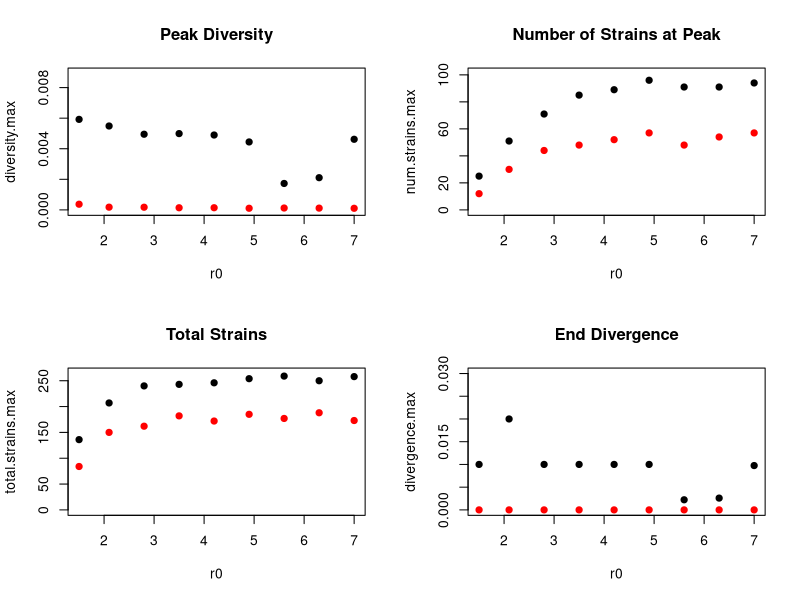

The R source for this figure:
r0 <- c(7, 6.3, 5.6, 4.9, 4.2, 3.5, 2.8 , 2.1, 1.4)

r0 <- c(1.5, 2.1, 2.8, 3.5, 4.2, 4.9, 5.6, 6.3, 7)

divergence.min <- c(0 ,0,	0,	0,	0,	0,	0,	0,	0)
divergence.max <- c(0.01,  0.02,	0.01,	0.01,	0.01,	0.01,	0.002222222,	0.002592593,	0.00975)

diversity.min <- c(0.000370482,  0.000177693,	0.00017418,	0.000139108,	0.000140816,	0.000106408,	0.000122269,	0.000115296,	0.000104155)
diversity.max <- c(0.005921141,  0.005487772,	0.00494898,	0.004990548,	0.004897959,	0.004444444,	0.001728395,	0.002106324,	0.00461875)

num.strains.min <- c(12,  30,	44,	48,	52,	57,	48,	54,	57)
num.strains.max <- c(25,  51,	71,	85,	89,	96,	91,	91,	94)

total.strains.min <- c(84,  150,	162,	182,	172,	185,	177,	188,	173)
total.strains.max <- c(136,  207,	240,	243,	246,	254,	259, 250,	258)

par(mfrow = c(2,2))

plot(r0, diversity.max, pch = 19, ylim = c(0, max(diversity.max)+.003), main = "Peak Diversity")
points(r0, diversity.min, pch = 19, col = "red")

plot(r0, num.strains.max, pch = 19, ylim = c(0, max(num.strains.max)+5), main = "Number of Strains at Peak")
points(r0, num.strains.min, pch = 19, col = "red")

plot(r0, total.strains.max, pch = 19, ylim = c(0, max(total.strains.max)+5), main = "Total Strains")
points(r0, total.strains.min, pch = 19, col = "red")

plot(r0, divergence.max, pch = 19, ylim = c(0,max(divergence.max)+.01), main = "End Divergence")
points(r0, divergence.min, pch = 19, col = "red")


